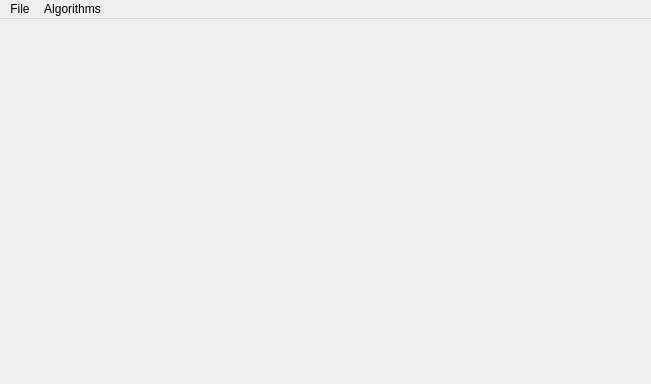
<?xml version="1.0" encoding="UTF-8"?>
<ui version="4.0">
 <class>MainWindow</class>
 <widget class="QMainWindow" name="MainWindow">
  <property name="geometry">
   <rect>
    <x>0</x>
    <y>0</y>
    <width>651</width>
    <height>384</height>
   </rect>
  </property>
  <property name="windowTitle">
   <string>MainWindow</string>
  </property>
  <widget class="QWidget" name="centralWidget">
   <layout class="QGridLayout" name="gridLayout">
    <item row="0" column="0">
     <widget class="QLabel" name="label">
      <property name="text">
       <string/>
      </property>
     </widget>
    </item>
   </layout>
  </widget>
  <widget class="QMenuBar" name="menuBar">
   <property name="geometry">
    <rect>
     <x>0</x>
     <y>0</y>
     <width>651</width>
     <height>20</height>
    </rect>
   </property>
   <widget class="QMenu" name="menuFile">
    <property name="title">
     <string>File</string>
    </property>
    <addaction name="actionOpen"/>
   </widget>
   <widget class="QMenu" name="menuAlgorithms">
    <property name="title">
     <string>Algorithms</string>
    </property>
    <addaction name="actionDeinterlacing"/>
   </widget>
   <addaction name="menuFile"/>
   <addaction name="menuAlgorithms"/>
  </widget>
  <action name="actionOpen">
   <property name="text">
    <string>Open</string>
   </property>
  </action>
  <action name="actionDeinterlacing">
   <property name="checkable">
    <bool>true</bool>
   </property>
   <property name="text">
    <string>Deinterlacing</string>
   </property>
  </action>
 </widget>
 <layoutdefault spacing="6" margin="11"/>
 <resources/>
 <connections/>
</ui>
